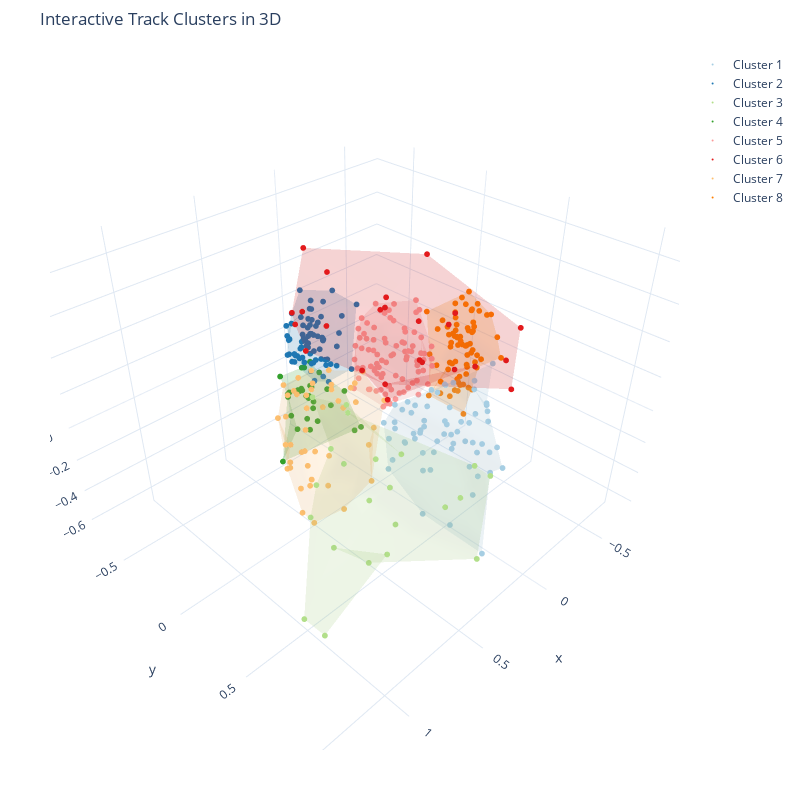

Notebook code cell kept with this figure:
### Code cell
## Visualising cluster shapes in 3D
cluster1 = cluster_label_3d_df.loc[cluster_label_3d_df['cluster'] == 0]
cluster2 = cluster_label_3d_df.loc[cluster_label_3d_df['cluster'] == 1]
cluster3 = cluster_label_3d_df.loc[cluster_label_3d_df['cluster'] == 2]
cluster4 = cluster_label_3d_df.loc[cluster_label_3d_df['cluster'] == 3]
cluster5 = cluster_label_3d_df.loc[cluster_label_3d_df['cluster'] == 4]
cluster6 = cluster_label_3d_df.loc[cluster_label_3d_df['cluster'] == 5]
cluster7 = cluster_label_3d_df.loc[cluster_label_3d_df['cluster'] == 6]
cluster8 = cluster_label_3d_df.loc[cluster_label_3d_df['cluster'] == 7]

## Scatters
scatter1 = dict(
    mode = "markers",
    name = "Cluster 1",
    type = "scatter3d",    
    x = cluster1.as_matrix()[:,0], y = cluster1.as_matrix()[:,1], z = cluster1.as_matrix()[:,2], \
    text = cluster1.as_matrix()[:,4],
    marker = dict( size=2, color='#a6cee3')
)
scatter2 = dict(
    mode = "markers",
    name = "Cluster 2",
    type = "scatter3d",    
    x = cluster2.as_matrix()[:,0], y = cluster2.as_matrix()[:,1], z = cluster2.as_matrix()[:,2], \
    text = cluster2.as_matrix()[:,4],
    marker = dict( size=2, color='#1f78b4')
)
scatter3 = dict(
    mode = "markers",
    name = "Cluster 3",
    type = "scatter3d",    
    x = cluster3.as_matrix()[:,0], y = cluster3.as_matrix()[:,1], z = cluster3.as_matrix()[:,2], \
    text = cluster3.as_matrix()[:,4],
    marker = dict( size=2, color='#b2df8a')
)
scatter4 = dict(
    mode = "markers",
    name = "Cluster 4",
    type = "scatter3d",    
    x = cluster4.as_matrix()[:,0], y = cluster4.as_matrix()[:,1], z = cluster4.as_matrix()[:,2], \
    text = cluster4.as_matrix()[:,4],
    marker = dict( size=2, color='#33a02c')
)
scatter5 = dict(
    mode = "markers",
    name = "Cluster 5",
    type = "scatter3d",    
    x = cluster5.as_matrix()[:,0], y = cluster5.as_matrix()[:,1], z = cluster5.as_matrix()[:,2], \
    text = cluster5.as_matrix()[:,4],
    marker = dict( size=2, color='#fb9a99')
)
scatter6 = dict(
    mode = "markers",
    name = "Cluster 6",
    type = "scatter3d",    
    x = cluster6.as_matrix()[:,0], y = cluster6.as_matrix()[:,1], z = cluster6.as_matrix()[:,2], \
    text = cluster6.as_matrix()[:,4],
    marker = dict( size=2, color='#e31a1c')
)     
scatter7 = dict(
    mode = "markers",
    name = "Cluster 7",
    type = "scatter3d",    
    x = cluster7.as_matrix()[:,0], y = cluster7.as_matrix()[:,1], z = cluster7.as_matrix()[:,2], \
    text = cluster7.as_matrix()[:,4],
    marker = dict( size=2, color='#fdbf6f')
)
scatter8 = dict(
    mode = "markers",
    name = "Cluster 8",
    type = "scatter3d",    
    x = cluster8.as_matrix()[:,0], y = cluster8.as_matrix()[:,1], z = cluster8.as_matrix()[:,2], \
    text = cluster8.as_matrix()[:,4],
    marker = dict( size=2, color='#ff7f00')
)
 
## Clusters 
cluster1 = dict(
    alphahull = 5,
    name = "Cluster 1",
    opacity = .1,
    type = "mesh3d",    
    x = cluster1.as_matrix()[:,0], y = cluster1.as_matrix()[:,1], z = cluster1.as_matrix()[:,2], \
    text = cluster1.as_matrix()[:,4],
    color='#a6cee3', showscale = True
)
cluster2 = dict(
    alphahull = 5,
    name = "Cluster 2",
    opacity = .1,
    type = "mesh3d",    
    x = cluster2.as_matrix()[:,0], y = cluster2.as_matrix()[:,1], z = cluster2.as_matrix()[:,2], \
    text = cluster2.as_matrix()[:,4],
    color='#1f78b4', showscale = True
)
cluster3 = dict(
    alphahull = 5,
    name = "Cluster 3",
    opacity = .1,
    type = "mesh3d",    
    x = cluster3.as_matrix()[:,0], y = cluster3.as_matrix()[:,1], z = cluster3.as_matrix()[:,2], \
    text = cluster3.as_matrix()[:,4],
    color='#b2df8a', showscale = True
)
cluster4 = dict(
    alphahull = 5,
    name = "Cluster 4",
    opacity = .1,
    type = "mesh3d",    
    x = cluster4.as_matrix()[:,0], y = cluster4.as_matrix()[:,1], z = cluster4.as_matrix()[:,2], \
    text = cluster4.as_matrix()[:,4],
    color='#33a02c', showscale = True
)
cluster5 = dict(
    alphahull = 5,
    name = "Cluster 5",
    opacity = .1,
    type = "mesh3d",    
    x = cluster5.as_matrix()[:,0], y = cluster5.as_matrix()[:,1], z = cluster5.as_matrix()[:,2], \
    text = cluster5.as_matrix()[:,4],
    color='#fb9a99', showscale = True
)
cluster6 = dict(
    alphahull = 5,
    name = "Cluster 6",
    opacity = .1,
    type = "mesh3d",    
    x = cluster6.as_matrix()[:,0], y = cluster6.as_matrix()[:,1], z = cluster6.as_matrix()[:,2], \
    text = cluster6.as_matrix()[:,4],
    color='#e31a1c', showscale = True
)
cluster7 = dict(
    alphahull = 5,
    name = "Cluster 7",
    opacity = .1,
    type = "mesh3d",    
    x = cluster7.as_matrix()[:,0], y = cluster7.as_matrix()[:,1], z = cluster7.as_matrix()[:,2], \
    text = cluster7.as_matrix()[:,4],
    color='#fdbf6f', showscale = True
)
cluster8 = dict(
    alphahull = 5,
    name = "Cluster 8",
    opacity = .1,
    type = "mesh3d",    
    x = cluster8.as_matrix()[:,0], y = cluster8.as_matrix()[:,1], z = cluster8.as_matrix()[:,2], \
    text = cluster8.as_matrix()[:,4],
    color='#ff7f00', showscale = True
)

layout = dict(
    title = 'Interactive Track Clusters in 3D',
    scene = dict(
        xaxis = dict( zeroline=True ),
        yaxis = dict( zeroline=True),
        zaxis = dict( zeroline=True),
    ),
    autosize = False,
    width = 800,
    height = 800,
    margin = dict(
        l = 50,
        r = 50,
        b = 50,
        t = 50,
        pad = 4
    ),
    template = "plotly_white" 
)
fig = dict( data=[scatter1, scatter2, scatter3, scatter4, scatter5, scatter6, scatter7, scatter8, \
                  cluster1, cluster2, cluster3, cluster4, cluster5, cluster6, cluster7, cluster8], layout = layout)


# Use py.iplot() for IPython notebook
py.iplot(fig, filename='mesh3d_sample')


# fig = go.Figure(data = [trace])
